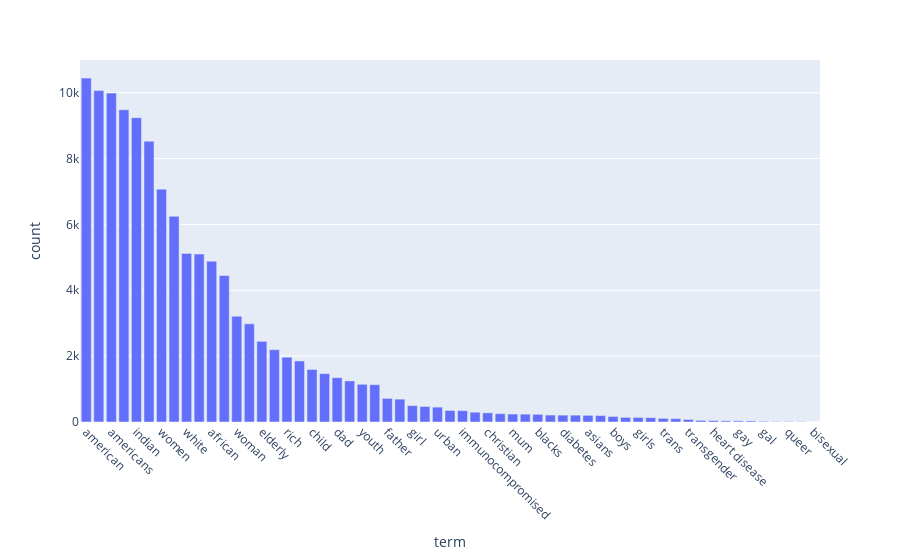
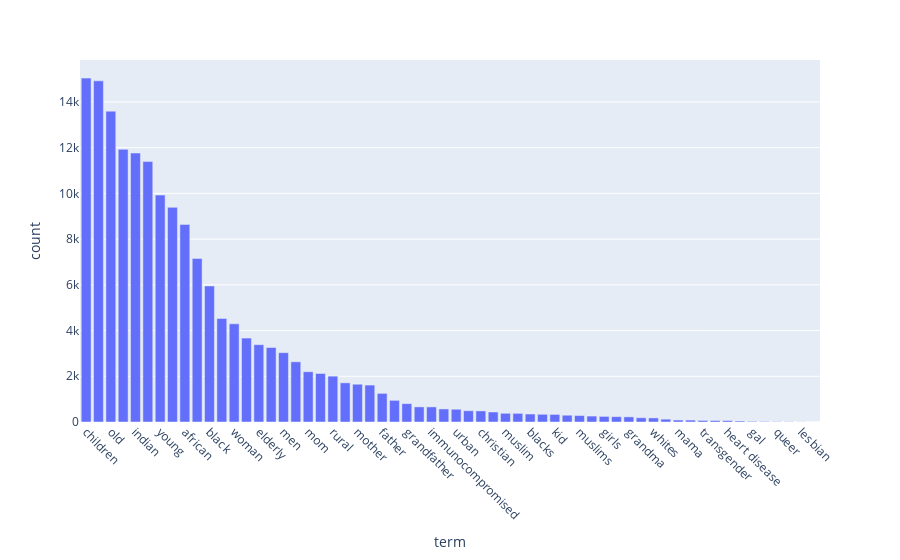
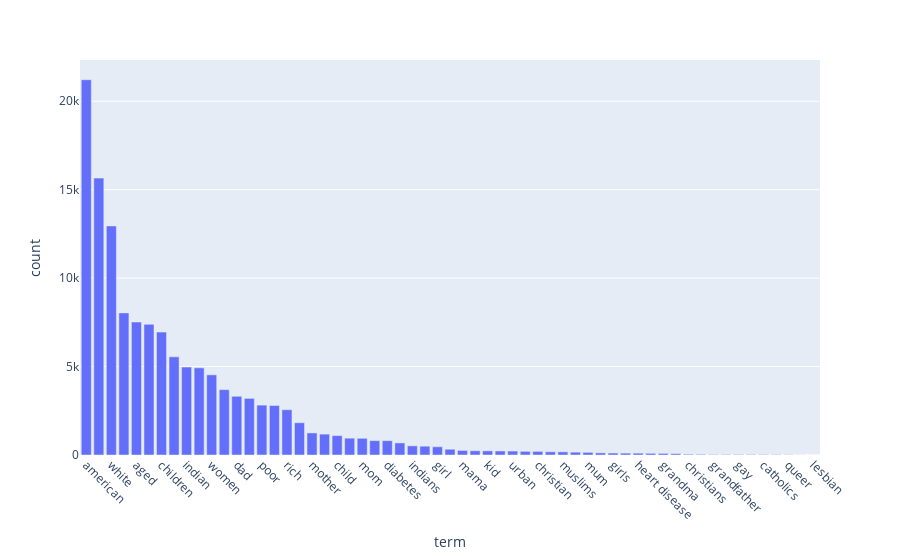
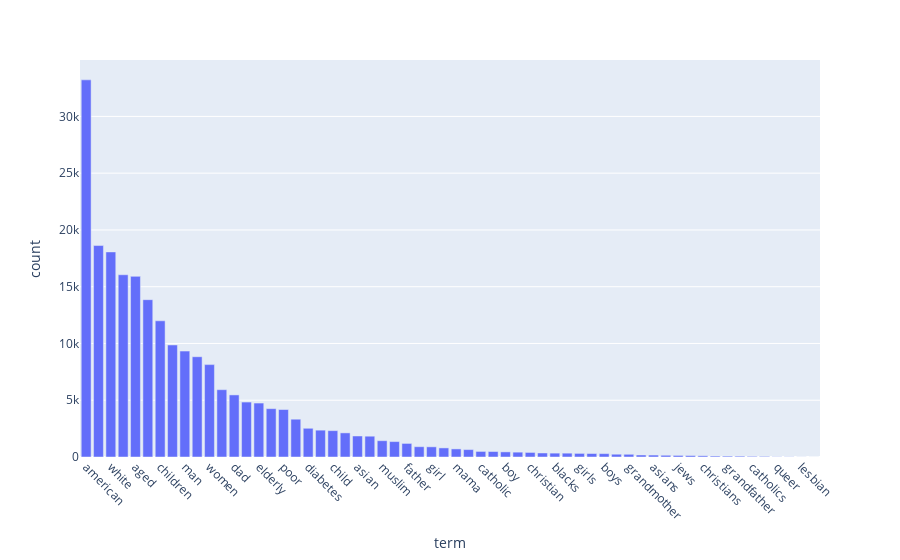

These figures' notebook cell, in order:
### Code cell
# Graph identity term frequencies
import plotly.express as px
import pandas as pd
from IPython.display import display

for cat in identity_ctr:
    print(cat)
    labels, freqs = list(zip(*identity_ctr[cat].most_common()))
    labels = [label.replace('\\b', '') for label in labels]
    data = pd.DataFrame()
    data['term'] = labels
    data['count'] = freqs
    # px.bar(x=labels, y=freqs).show()
    # display(data.head(10))
    fig = px.bar(data, x='term', y='count')
    fig.update_xaxes(tickangle=45)
    fig.show()

### Figure 1 — Plotly figure (JSON) as saved in the notebook; plotly's stock layout.template omitted (floating-point values rounded to 4 significant figures)
{"data": [{"alignmentgroup": "True", "hovertemplate": "term=%{x}<br>count=%{y}<extra></extra>", "legendgroup": "", "marker": {"color": "#636efa", "pattern": {"shape": ""}}, "name": "", "offsetgroup": "", "orientation": "v", "showlegend": false, "textposition": "auto", "type": "bar", "x": ["american", "aged", "americans", "children", "indian", "old", "women", "young", "white", "man", "african", "black", "woman", "poor", "elderly", "men", "rich", "rural", "child", "mom", "dad", "mother", "youth", "indians", "father", "papa", "girl", "asian", "urban", "grandfather", "immunocompromised", "catholic", "christian", "muslim", "mum", "grandmother", "blacks", "muslims", "diabetes", "boy", "asians", "whites", "boys", "jews", "girls", "kid", "trans", "grandma", "transgender", "christians", "heart disease", "mama", "gay", "grandpa", "gal", "catholics", "queer", "jew", "bisexual"], "xaxis": "x", "y": [10444, 10064, 9988, 9483, 9242, 8528, 7072, 6245, 5120, 5100, 4884, 4449, 3211, 2981, 2450, 2196, 1969, 1854, 1596, 1470, 1346, 1247, 1145, 1133, 717, 694, 499, 472, 452, 349, 345, 298, 279, 252, 241, 239, 232, 211, 209, 208, 203, 196, 168, 141, 139, 133, 110, 103, 77, 50, 45, 35, 35, 33, 21, 15, 11, 11, 1], "yaxis": "y"}], "layout": {"autosize": true, "barmode": "relative", "legend": {"tracegroupgap": 0}, "margin": {"t": 60}, "xaxis": {"anchor": "y", "autorange": true, "domain": [0, 1], "range": [-0.5, 58.5], "tickangle": 45, "title": {"text": "term"}, "type": "category"}, "yaxis": {"anchor": "x", "autorange": true, "domain": [0, 1], "range": [0, 10990.0], "title": {"text": "count"}, "type": "linear"}}}

### Figure 2 — Plotly figure (JSON) as saved in the notebook; plotly's stock layout.template omitted (floating-point values rounded to 4 significant figures)
{"data": [{"alignmentgroup": "True", "hovertemplate": "term=%{x}<br>count=%{y}<extra></extra>", "legendgroup": "", "marker": {"color": "#636efa", "pattern": {"shape": ""}}, "name": "", "offsetgroup": "", "orientation": "v", "showlegend": false, "textposition": "auto", "type": "bar", "x": ["children", "aged", "old", "women", "indian", "american", "young", "americans", "african", "man", "black", "white", "woman", "poor", "elderly", "rich", "men", "child", "mom", "youth", "rural", "dad", "mother", "indians", "father", "girl", "grandfather", "asian", "immunocompromised", "papa", "urban", "diabetes", "christian", "mum", "muslim", "catholic", "blacks", "boy", "kid", "grandmother", "muslims", "boys", "girls", "jews", "grandma", "trans", "whites", "gay", "mama", "christians", "transgender", "grandpa", "heart disease", "asians", "gal", "catholics", "queer", "jew", "lesbian", "bisexual"], "xaxis": "x", "y": [15042, 14923, 13596, 11926, 11765, 11392, 9925, 9388, 8644, 7152, 5949, 4529, 4294, 3671, 3381, 3258, 3032, 2633, 2198, 2122, 2005, 1713, 1652, 1615, 1252, 947, 804, 661, 660, 571, 558, 492, 484, 437, 381, 378, 349, 337, 331, 297, 282, 259, 245, 233, 225, 186, 178, 124, 86, 84, 69, 66, 63, 45, 28, 24, 14, 12, 5, 1], "yaxis": "y"}], "layout": {"autosize": true, "barmode": "relative", "legend": {"tracegroupgap": 0}, "margin": {"t": 60}, "xaxis": {"anchor": "y", "autorange": true, "domain": [0, 1], "range": [-0.5, 59.5], "tickangle": 45, "title": {"text": "term"}, "type": "category"}, "yaxis": {"anchor": "x", "autorange": true, "domain": [0, 1], "range": [0, 15830.0], "title": {"text": "count"}, "type": "linear"}}}

### Figure 3 — Plotly figure (JSON) as saved in the notebook; plotly's stock layout.template omitted (floating-point values rounded to 4 significant figures)
{"data": [{"alignmentgroup": "True", "hovertemplate": "term=%{x}<br>count=%{y}<extra></extra>", "legendgroup": "", "marker": {"color": "#636efa", "pattern": {"shape": ""}}, "name": "", "offsetgroup": "", "orientation": "v", "showlegend": false, "textposition": "auto", "type": "bar", "x": ["american", "americans", "white", "black", "aged", "old", "children", "man", "indian", "african", "women", "young", "dad", "elderly", "poor", "woman", "rich", "men", "mother", "rural", "child", "asian", "mom", "father", "diabetes", "muslim", "indians", "youth", "girl", "catholic", "mama", "boy", "kid", "immunocompromised", "urban", "whites", "christian", "blacks", "muslims", "trans", "mum", "grandmother", "girls", "asians", "heart disease", "boys", "grandma", "jews", "christians", "grandpa", "grandfather", "gal", "gay", "papa", "catholics", "transgender", "queer", "jew", "lesbian"], "xaxis": "x", "y": [21216, 15655, 12948, 8035, 7518, 7386, 6949, 5548, 4972, 4928, 4532, 3695, 3320, 3201, 2820, 2799, 2560, 1825, 1247, 1181, 1097, 952, 945, 812, 811, 683, 516, 498, 467, 326, 257, 239, 234, 228, 224, 206, 205, 184, 178, 160, 149, 120, 110, 105, 104, 95, 91, 78, 44, 37, 29, 28, 28, 27, 27, 24, 14, 4, 1], "yaxis": "y"}], "layout": {"autosize": true, "barmode": "relative", "legend": {"tracegroupgap": 0}, "margin": {"t": 60}, "xaxis": {"anchor": "y", "autorange": true, "domain": [0, 1], "range": [-0.5, 58.5], "tickangle": 45, "title": {"text": "term"}, "type": "category"}, "yaxis": {"anchor": "x", "autorange": true, "domain": [0, 1], "range": [0, 22330.0], "title": {"text": "count"}, "type": "linear"}}}

### Figure 4 — Plotly figure (JSON) as saved in the notebook; plotly's stock layout.template omitted (floating-point values rounded to 4 significant figures)
{"data": [{"alignmentgroup": "True", "hovertemplate": "term=%{x}<br>count=%{y}<extra></extra>", "legendgroup": "", "marker": {"color": "#636efa", "pattern": {"shape": ""}}, "name": "", "offsetgroup": "", "orientation": "v", "showlegend": false, "textposition": "auto", "type": "bar", "x": ["american", "americans", "white", "black", "aged", "old", "children", "african", "man", "indian", "women", "young", "dad", "woman", "elderly", "rich", "poor", "men", "diabetes", "mom", "child", "mother", "asian", "rural", "muslim", "youth", "father", "immunocompromised", "girl", "indians", "mama", "whites", "catholic", "kid", "boy", "muslims", "christian", "mum", "blacks", "urban", "girls", "grandma", "boys", "trans", "grandmother", "papa", "asians", "heart disease", "jews", "gay", "christians", "grandpa", "grandfather", "transgender", "catholics", "gal", "queer", "jew", "lesbian", "bisexual"], "xaxis": "x", "y": [33220, 18624, 18064, 16053, 15911, 13857, 11997, 9868, 9329, 8833, 8138, 5929, 5469, 4839, 4752, 4258, 4181, 3329, 2530, 2365, 2322, 2124, 1851, 1832, 1436, 1358, 1196, 907, 897, 801, 713, 654, 491, 483, 450, 427, 402, 354, 341, 338, 317, 308, 297, 245, 239, 178, 171, 152, 139, 125, 107, 83, 77, 73, 56, 52, 18, 16, 5, 1], "yaxis": "y"}], "layout": {"autosize": true, "barmode": "relative", "legend": {"tracegroupgap": 0}, "margin": {"t": 60}, "xaxis": {"anchor": "y", "autorange": true, "domain": [0, 1], "range": [-0.5, 59.5], "tickangle": 45, "title": {"text": "term"}, "type": "category"}, "yaxis": {"anchor": "x", "autorange": true, "domain": [0, 1], "range": [0, 34970.0], "title": {"text": "count"}, "type": "linear"}}}
